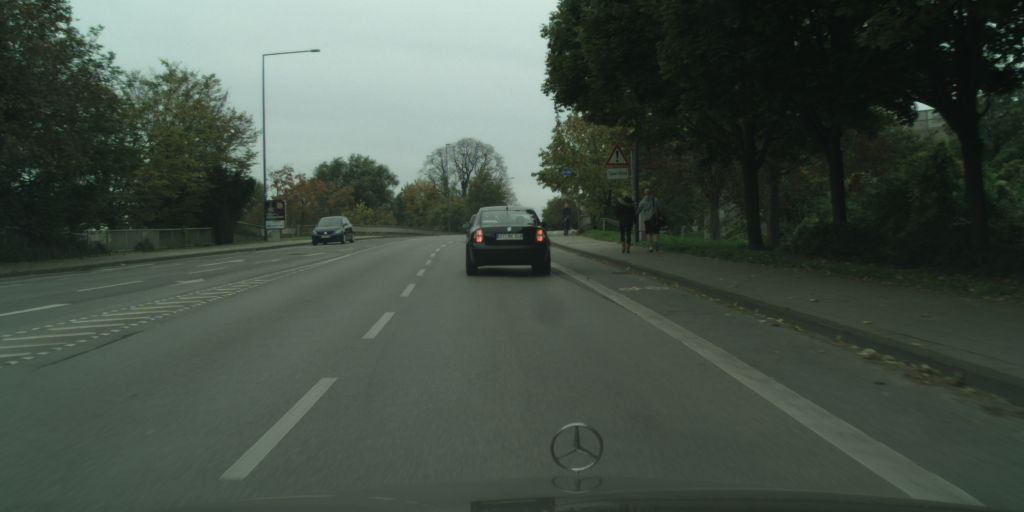
#> input picture images/0.png, 2048 x 1024 px (shown at 1/2 size)
$ python laneDetector.py --path images/0.png
#> lines starting #> are read from the running program, lines starting #| are printed output that depends on the picture; after the words box and inside, x2 and y2 are one past the last pixel; in counts of white or black regions, pixels touching at a corner belong together
import matplotlib.pyplot as plt
import cv2
import os, glob
import numpy as np
from math import *
import argparse

from collections import deque, defaultdict

QUEUE_LENGTH=50

def applySmoothing(image, kernel_size=3):
    """
    kernel_size must be postivie and odd
    """
    return cv2.GaussianBlur(image, (kernel_size, kernel_size), 0)

def convertGrayScale(image):
    return cv2.cvtColor(image, cv2.COLOR_RGB2GRAY)

def detectEdges(image, low_threshold=50, high_threshold=150):
    return cv2.Canny(image, low_threshold, high_threshold)

def filterRegion(image, vertices):
    """
    Create the mask using the vertices and apply it to the input image
    """
    mask = np.zeros_like(image)
    if len(mask.shape) == 2:
        cv2.fillPoly(mask, vertices, 255)
    else:
        cv2.fillPoly(mask, vertices, (255,) * mask.shape[2]) # in case, the input image has a channel dimension
    return cv2.bitwise_and(image, mask)

def selectRegion(image):
    """
    Keeps the region surrounded by the `vertices` (i.e. polygon).  Other area is set to 0 (black).
    """
    # Define the polygon by vertices
    a = [0, 1023]
    b  = [0, 630]
    c     = [720, 455]
    d = [1505, 511]
    e    = [2047, 689]
    f = [2047, 1023]
    # Vertices are an array of polygons (i.e array of arrays) and the data type must be integer
    vertices = np.array([[a, b, c, d, e, f]], dtype = np.int32)
    return filterRegion(image, vertices)

def houghLines(image):
    """
    Returns hough lines (not the image with lines)
    """
    return cv2.HoughLinesP(image, rho = 1, theta = np.pi / 180, threshold = 20, minLineLength = 20, maxLineGap = 300)

'''
Use this function to see what the Hough lines look like
'''
def drawLines(image, lines, color = [255, 0, 0], thickness = 2, makeCopy = True):
    # Lines returned by cv2.HoughLinesP have shape (-1, 1, 4)
    if makeCopy:
        image = np.copy(image) # Don't want to modify the original
    for line in lines:
        for x1, y1, x2, y2 in line:
            cv2.line(image, (x1, y1), (x2, y2), color, thickness)
    return image


def average_slope_intercept(lines):
    avgLines = defaultdict(list)
    weights = defaultdict(list)
    for line in lines:
        for x1, y1, x2, y2 in line:
            if x2 == x1:
                continue # Ignore a vertical line
            slope = (y2 - y1) / float(x2 - x1)
            slope = floor(slope * 10) / 10

            if slope == 0:
                continue # Avoid division by zero

            intercept = y1 - slope * x1
            length = np.sqrt((y2 - y1)**2 + (x2 - x1)**2)
            avgLines[slope].append((slope, intercept))
            weights[slope].append((length))

    keys = []
    for key in sorted(avgLines):
        keys.append(key)

    newAvgLines = defaultdict(list)
    newWeights = defaultdict(list)
    for i in range(1, len(keys)):
        if abs(keys[i] - keys[i - 1]) <= .1:
            slope = (keys[i] + keys[i - 1]) / 2.0
            for (s, intercept) in avgLines[keys[i]]:
                newAvgLines[slope].append((s, intercept))
            for (s, intercept) in avgLines[keys[i - 1]]:
                newAvgLines[slope].append((s, intercept))
            for (l) in weights[keys[i]]:
                newWeights[slope].append((l))
            for (l) in weights[keys[i - 1]]:
                newWeights[slope].append((l))
        else:
            if(i == 1):
                slope = keys[i - 1]
                for (s, intercept) in avgLines[keys[i - 1]]:
                    newAvgLines[slope].append((s, intercept))
                for (l) in weights[keys[i - 1]]:
                    newWeights[slope].append((l))
            slope = keys[i]
            for (s, intercept) in avgLines[keys[i]]:
                newAvgLines[slope].append((s, intercept))
            for (l) in weights[keys[i]]:
                newWeights[slope].append((l))

    count = 0
    for key in newAvgLines:
        if count == 2:
            break
        if count == 0:
            leftLane  = np.dot(newWeights[key],  newAvgLines[key]) / np.sum(newWeights[key])  if len(newWeights[key]) > 0 else None
        if count == 1:
            rightLane = np.dot(newWeights[key], newAvgLines[key])/ np.sum(newWeights[key]) if len(newWeights[key]) > 0 else None
        count = count + 1
    return leftLane, rightLane

def makeLinePoints(y1, y2, line):
    """
    Convert a line represented in slope and intercept into pixel points
    """
    if line is None:
        return None

    slope, intercept = line

    # cv2.line requires integers
    x1 = int((y1 - intercept) / slope)
    x2 = int((y2 - intercept) / slope)
    y1 = int(y1)
    y2 = int(y2)

    return ((x1, y1), (x2, y2))

def laneLines(image, lines):
    leftLane, rightLane = average_slope_intercept(lines)

    y1 = image.shape[0] # Bottom of the image
    y2 = y1 * 0.6       # Slightly lower than the middle

    leftLine  = makeLinePoints(y1, y2, leftLane)
    rightLine = makeLinePoints(y1, y2, rightLane)

    return leftLine, rightLine


def drawLaneLines(image, lines, color=[255, 0, 0], thickness=20):
    # Make a separate image to draw lines and combine with the orignal later
    lineImage = np.zeros_like(image)
    for line in lines:
        if line is not None:
            print(line)
            (x1, y1) , (x2, y2) = line
            cv2.line(lineImage, (x1, y1), (x2, y2), color, thickness)
    # image1 * alpha + image2 * beta + lambda
    # image1 and image2 must be the same shape.
    return cv2.addWeighted(image, 1.0, lineImage, 0.95, 0.0)

class LaneDetector:
    def __init__(self):
        self.leftLines  = deque(maxlen=QUEUE_LENGTH)
        self.rightLines = deque(maxlen=QUEUE_LENGTH)

    def process(self, img):
        retval, threshold = cv2.threshold(convertGrayScale(img), 115, 255, cv2.THRESH_BINARY)
        smooth            = applySmoothing(threshold)
        edges             = detectEdges(smooth)
        roi               = selectRegion(edges)
        lines             = houghLines(roi)
        leftLine, rightLine = laneLines(img, lines)
        im = drawLines(img, lines)

        def meanLine(line, lines):
            if line is not None:
                lines.append(line)

            if len(lines) > 0:
                line = np.mean(lines, axis=0, dtype=np.int32)
                line = tuple(map(tuple, line)) # cv2.line needs tuples to work
            return line

        leftLine  = meanLine(leftLine,  self.leftLines)
        rightLine = meanLine(rightLine, self.rightLines)

        return drawLaneLines(img, (leftLine, rightLine))

if __name__ == "__main__":
    parser = argparse.ArgumentParser()
    parser.add_argument("--path", help="path to image")
    parser.parse_args()
    args = parser.parse_args()
    if args.path:
        detector = LaneDetector()
        img = cv2.imread(args.path)
#> img is the input picture: shape (1024, 2048, 3); mean B, G, R 69.9, 79.9, 68.6
        res = detector.process(img)
#> in process, `retval, threshold = cv2.threshold(convertGrayScale(img), 115, 255, cv2..`:
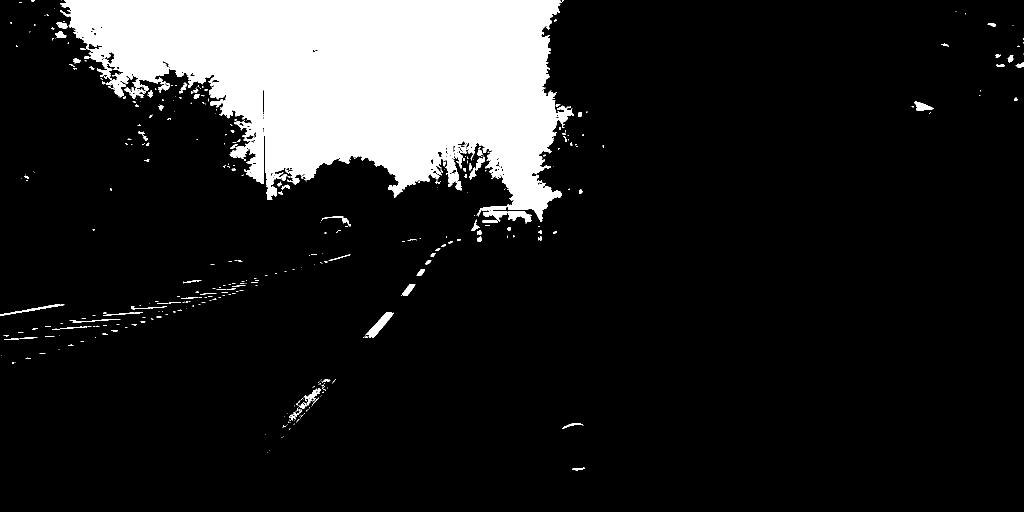
#> threshold: shape (1024, 2048) (shown at 1/2 size); 13.4% white; 435 white regions (329 under 20 px), largest, box (x1, y1, x2, y2) and area: (120, 0, 1148, 444) 269405, (731, 625, 788, 676) 928, (1015, 422, 1063, 445) 639
#> in detectEdges, `return cv2.Canny(image, low_threshold, high_threshold)`:
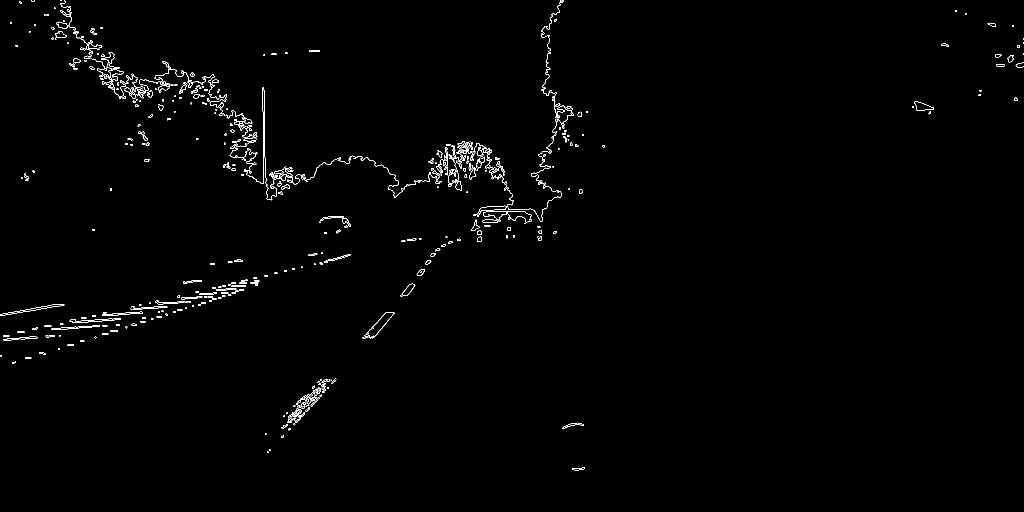
#> returned value: shape (1024, 2048) (shown at 1/2 size); 0.83% white in thin lines or dots
#> in filterRegion, `cv2.fillPoly(mask, vertices, 255)`:
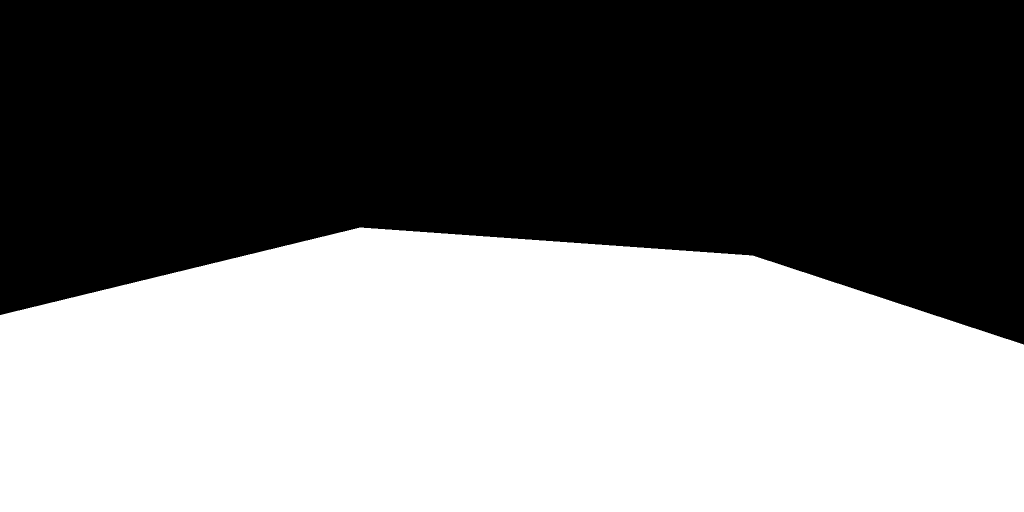
#> mask: shape (1024, 2048) (shown at 1/2 size); 47.8% white; 1 white region, box (x1, y1, x2, y2) and area: (0, 455, 2048, 1024) 1001535
#> in filterRegion, `return cv2.bitwise_and(image, mask)`:
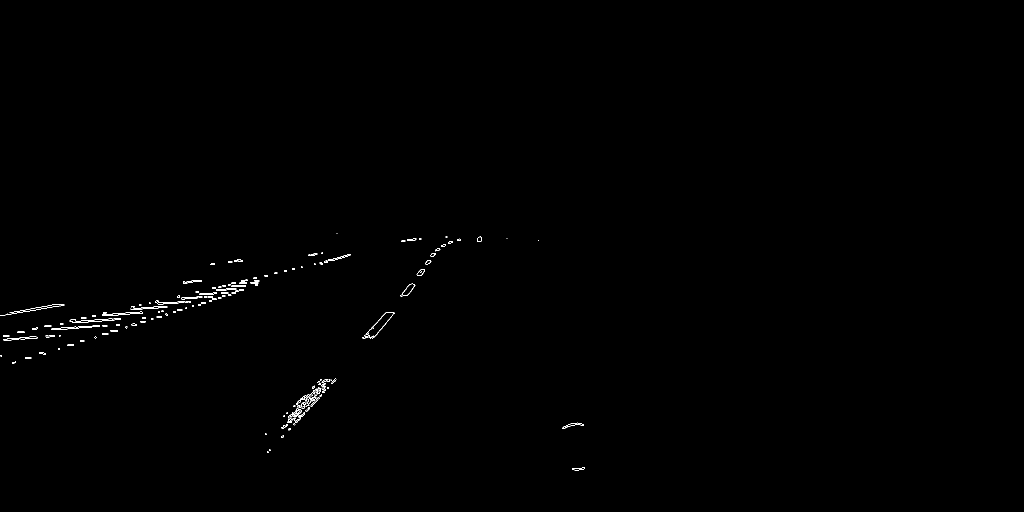
#> returned value: shape (1024, 2048) (shown at 1/2 size); 0.24% white in thin lines or dots, all inside (x1, y1, x2, y2) = (0, 466, 1170, 941)
#> in process, `lines             = houghLines(roi)`: lines = 70 rows, first 6: [71, 676, 700, 508], [96, 674, 832, 477], [92, 674, 829, 477], [593, 845, 773, 645], [530, 868, 920, 478], [0, 631, 126, 611]
#> the loop in average_slope_intercept, `for line in lines:` made 70 passes
#> in laneLines, `leftLane, rightLane = average_slope_intercept(lines)`: leftLane = [-1.3, 1609.5]; rightLane = [-1.2, 1547.2]
#> in makeLinePoints, `slope, intercept = line`: slope = -1.3; intercept = 1609.5
#> in makeLinePoints, `x1 = int((y1 - intercept) / slope)`: x1 = 450
#> in makeLinePoints, `x2 = int((y2 - intercept) / slope)`: x2 = 765
#> in laneLines, `leftLine  = makeLinePoints(y1, y2, leftLane)`: leftLine = ((450, 1024), (765, 614))
#> in laneLines, `rightLine = makeLinePoints(y1, y2, rightLane)`: rightLine = ((435, 1024), (777, 614))
#> in process, `leftLine, rightLine = laneLines(img, lines)`: leftLine = ((450, 1024), (765, 614)); rightLine = ((435, 1024), (777, 614))
#> the loop in drawLines, `for line in lines:` made 70 passes
#> after the loop in drawLines, `for line in lines:`:
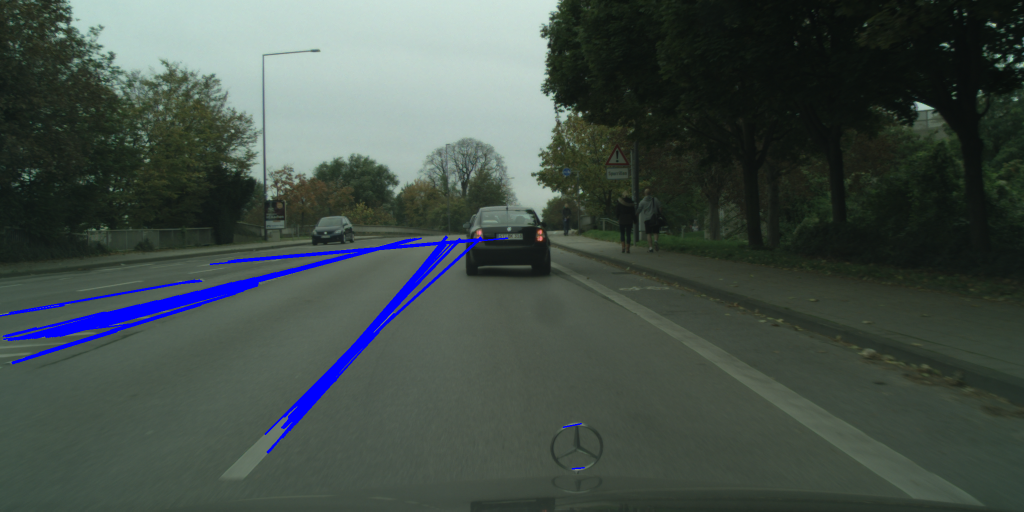
#> image: shape (1024, 2048, 3) (shown at 1/2 size); 1.77% of pixels changed, all inside (x1, y1, x2, y2) = (0, 471, 1170, 939)
        plt.imshow(res, cmap = 'gray')
        plt.title('Lanes'), plt.xticks([]), plt.yticks([])
        plt.show()
    else:
        print("Usage: python laneDetector.py --path filepath")

$ run again, on images/2.png
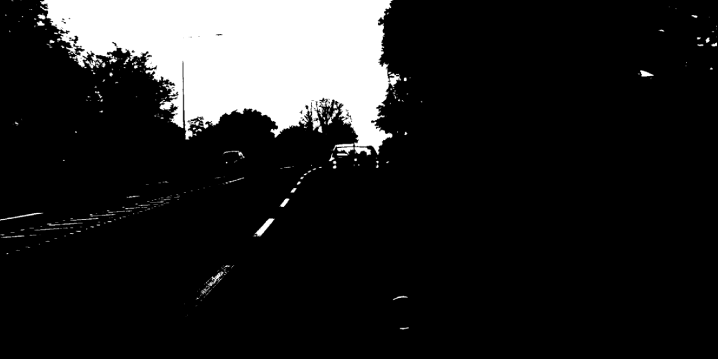
#> input picture images/2.png, 1435 x 717 px (shown at 1/2 size)
#> img is the input picture: shape (717, 1435, 3); min 0, max 255, mean 34
#> threshold: shape (717, 1435); 13.3% white; 272 white regions (214 under 20 px), largest, box (x1, y1, x2, y2) and area: (80, 0, 802, 310) 131664, (510, 437, 549, 473) 453, (709, 294, 742, 310) 323
#> mask: shape (717, 1435); 28.6% white; 1 white region, box (x1, y1, x2, y2) and area: (0, 455, 1435, 717) 294673
#> in filterRegion, `return cv2.bitwise_and(image, mask)`:
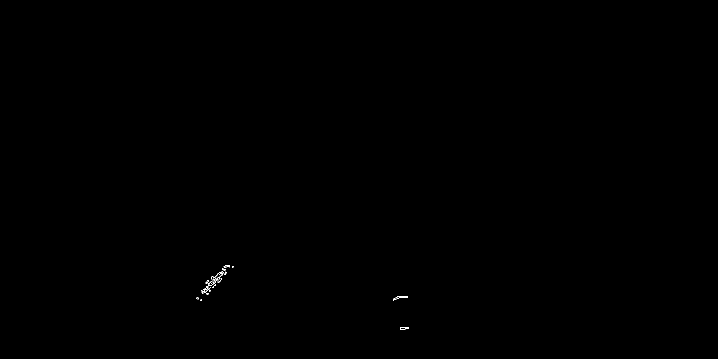
#> returned value: shape (717, 1435) (shown at 1/2 size); 0.05% white in thin lines or dots, all inside (x1, y1, x2, y2) = (393, 530, 818, 659)
#> lines = [[393, 597, 450, 531], [410, 585, 459, 532], [393, 596, 448, 533], [395, 598, 457, 531], [396, 596, 455, 530], [793, 594, 815, 595], [402, 601, 466, 532], [404, 585, 454, 530], [411, 585, 449, 538], [402, 581, 466, 533]]
#> the loop in average_slope_intercept, `for line in lines:` made 10 passes
#> leftLane = [-1.3, 1119.3]; rightLane = [-1.2, 1069.2]
#> slope = -1.3; intercept = 1119.3
#> x1 = 309
#> x2 = 530
#> in laneLines, `leftLine  = makeLinePoints(y1, y2, leftLane)`: leftLine = ((309, 717), (530, 430))
#> in laneLines, `rightLine = makeLinePoints(y1, y2, rightLane)`: rightLine = ((293, 717), (532, 430))
#> in process, `leftLine, rightLine = laneLines(img, lines)`: leftLine = ((309, 717), (530, 430)); rightLine = ((293, 717), (532, 430))
#> the loop in drawLines, `for line in lines:` made 10 passes
#> after the loop in drawLines, `for line in lines:`:
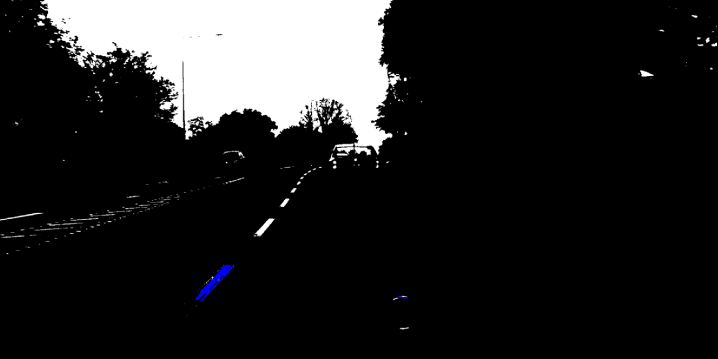
#> image: shape (717, 1435, 3) (shown at 1/2 size); 0.12% of pixels changed, all inside (x1, y1, x2, y2) = (392, 529, 817, 603); drawn as B, G, R

$ run again, on images/3.png
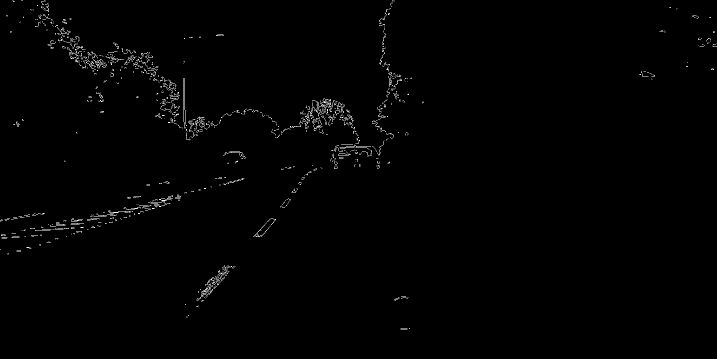
#> input picture images/3.png, 1434 x 717 px (shown at 1/2 size)
#> img is the input picture: shape (717, 1434, 3); min 0, max 255, mean 2.1
#> in process, `retval, threshold = cv2.threshold(convertGrayScale(img), 115, 255, cv2..`:
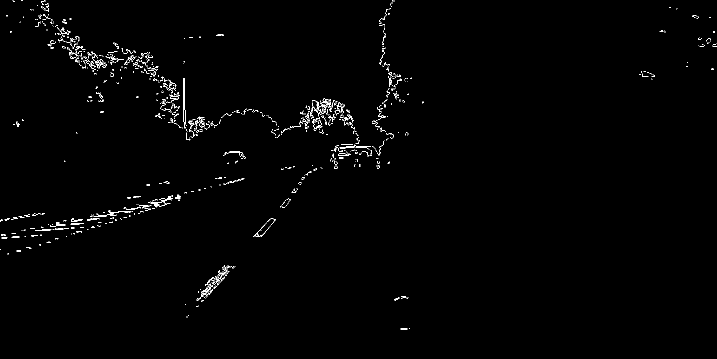
#> threshold: shape (717, 1434) (shown at 1/2 size); 0.84% white in thin lines or dots
#> mask: shape (717, 1434); 28.6% white; 1 white region, box (x1, y1, x2, y2) and area: (0, 455, 1434, 717) 294411
#> lines = 20 rows, first 6: [402, 601, 471, 532], [372, 634, 445, 561], [402, 587, 458, 531], [402, 584, 456, 530], [393, 600, 466, 532], [392, 600, 461, 531]
#> the loop in average_slope_intercept, `for line in lines:` made 20 passes
#> leftLane = [-1.3, 1119.9]; rightLane = [-1.2, 1069.4]
#> slope = -1.3; intercept = 1119.9
#> x1 = 309
#> x2 = 530
#> in laneLines, `leftLine  = makeLinePoints(y1, y2, leftLane)`: leftLine = ((309, 717), (530, 430))
#> in laneLines, `rightLine = makeLinePoints(y1, y2, rightLane)`: rightLine = ((293, 717), (532, 430))
#> in process, `leftLine, rightLine = laneLines(img, lines)`: leftLine = ((309, 717), (530, 430)); rightLine = ((293, 717), (532, 430))
#> the loop in drawLines, `for line in lines:` made 20 passes
#> after the loop in drawLines, `for line in lines:`:
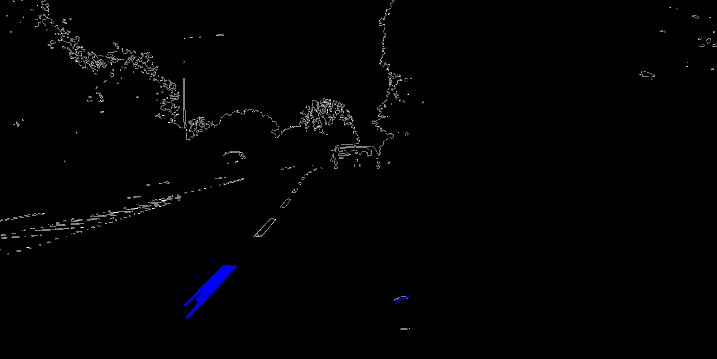
#> image: shape (717, 1434, 3) (shown at 1/2 size); 0.26% of pixels changed, all inside (x1, y1, x2, y2) = (368, 529, 819, 637); drawn as B, G, R

$ run again, on images/4.png
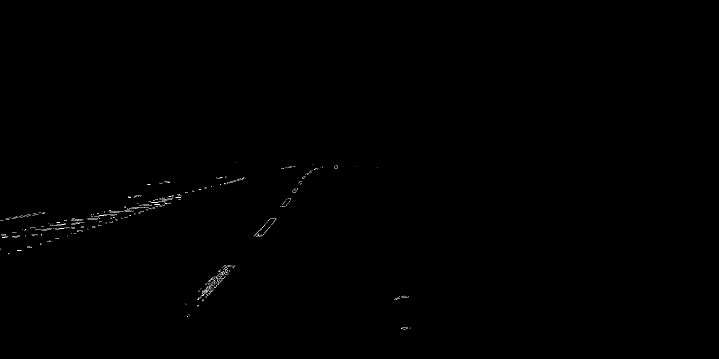
#> input picture images/4.png, 1438 x 717 px (shown at 1/2 size)
#> img is the input picture: shape (717, 1438, 3); min 0, max 255, mean 0.6
#> in process, `retval, threshold = cv2.threshold(convertGrayScale(img), 115, 255, cv2..`:
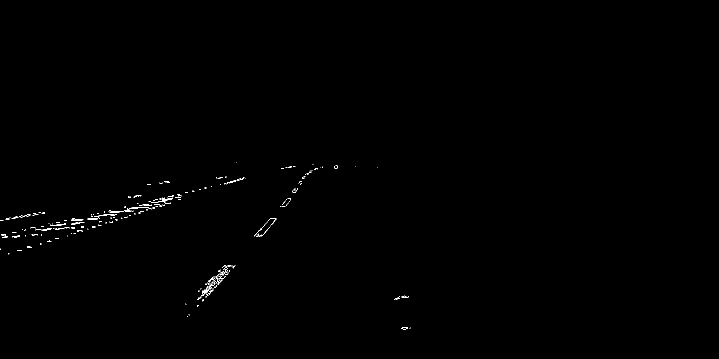
#> threshold: shape (717, 1438) (shown at 1/2 size); 0.24% white in thin lines or dots, all inside (x1, y1, x2, y2) = (0, 325, 821, 659)
#> mask: shape (717, 1438); 28.6% white; 1 white region, box (x1, y1, x2, y2) and area: (0, 455, 1438, 717) 294998
#> lines = 21 rows, first 6: [403, 600, 472, 531], [373, 633, 446, 560], [403, 586, 459, 530], [403, 583, 457, 529], [393, 599, 470, 530], [393, 598, 461, 530]
#> the loop in average_slope_intercept, `for line in lines:` made 21 passes
#> leftLane = [-1.3, 1119.6]; rightLane = [-1.2, 1081.8]
#> slope = -1.3; intercept = 1119.6
#> x1 = 309
#> x2 = 530
#> in laneLines, `leftLine  = makeLinePoints(y1, y2, leftLane)`: leftLine = ((309, 717), (530, 430))
#> in laneLines, `rightLine = makeLinePoints(y1, y2, rightLane)`: rightLine = ((303, 717), (542, 430))
#> in process, `leftLine, rightLine = laneLines(img, lines)`: leftLine = ((309, 717), (530, 430)); rightLine = ((303, 717), (542, 430))
#> the loop in drawLines, `for line in lines:` made 21 passes
#> after the loop in drawLines, `for line in lines:`:
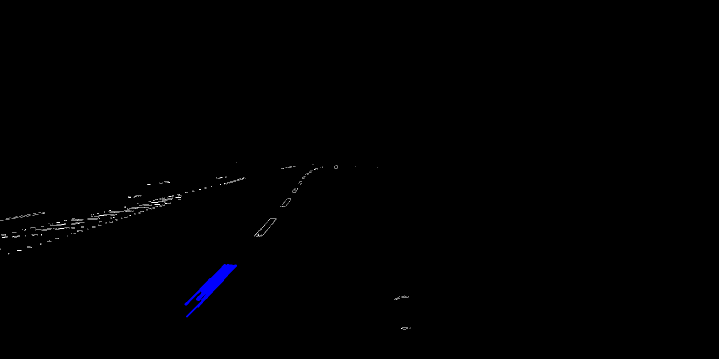
#> image: shape (717, 1438, 3) (shown at 1/2 size); 0.23% of pixels changed, all inside (x1, y1, x2, y2) = (369, 528, 474, 635); drawn as B, G, R
